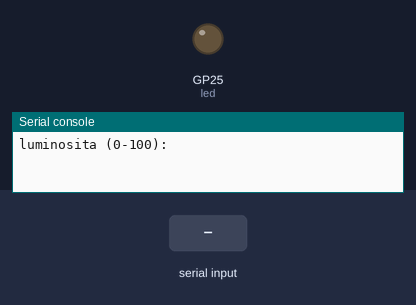
A program run on a simulated Raspberry Pi Pico running MicroPython. Parts: output pins drawn as LEDs (lit = HIGH), the last lines printed to the serial console. The test bench sets the inputs (shaded band).

Above: at 1.2 s.
1.3 s: "5" typed at the serial console, then Enter
At 2.1 s:
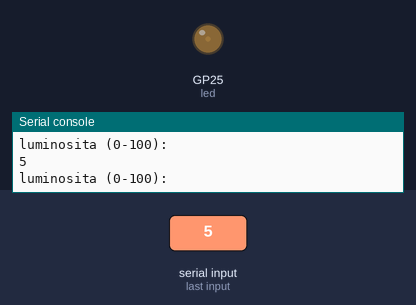
2.8 s: "90" typed at the serial console, then Enter
At 3.2 s:
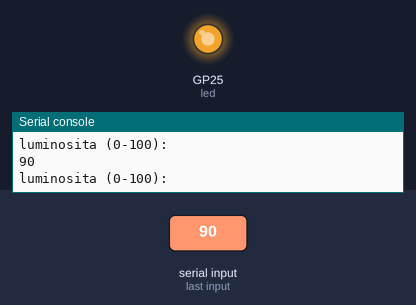
Timing chart, 0 to 5.8 s (numbered marks = the images above; inputs shaded):
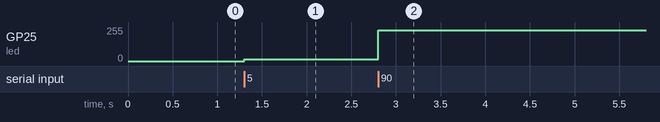

Measured:
- after the input at 1.3 s, GP25 (led): 0/255 → 13/255 at once
- after the input at 2.8 s, GP25 (led): 13/255 → 229/255 at once

The program:

07_04_pwm_percent.py
```python
from machine import Pin, PWM
from utime import sleep

led = PWM(Pin('LED'))

while True:
    luminosita_str = input('luminosita (0-100):')
    luminosita = int(int(luminosita_str) * 65534 / 100)
    led.duty_u16(luminosita)
```
